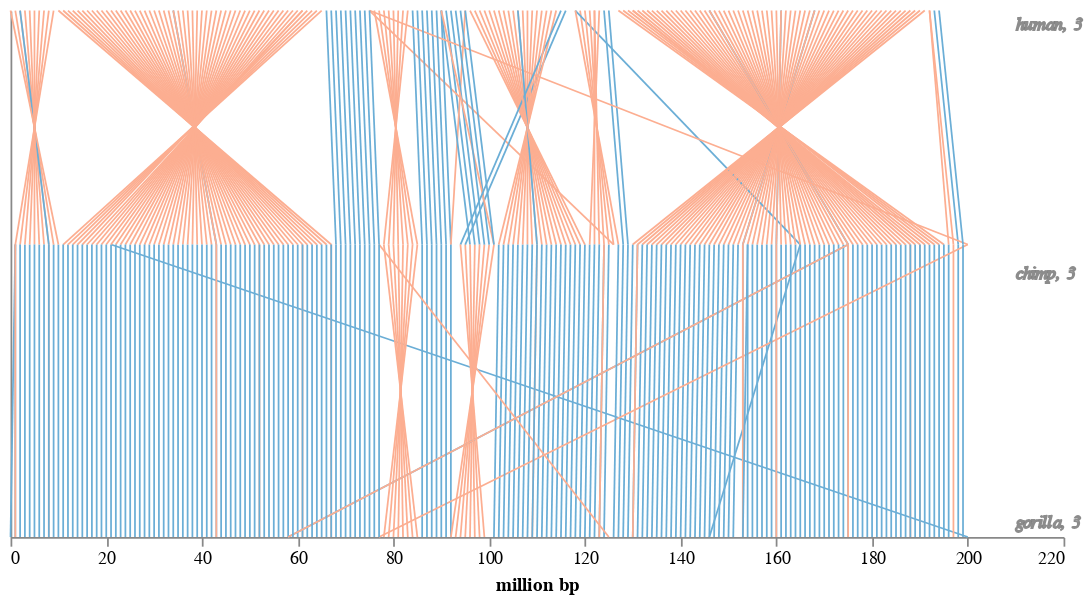

Notebook code cell kept with this figure:
### Markdown cell above
*Chromosome 3 events*
- Human, several large inversions

### Code cell
chromosome_graph('chimp3_x2.csv', 'human', '3', 'chimp', '3', 'gorilla','3')

### Figure 1 — Vega-Lite specification as saved in the notebook (floating-point values rounded to 4 significant figures; data arrays with more than 128 entries replaced by an {"elided": "..."} marker saying what was removed)
{"config": {"view": {"continuousWidth": 400, "continuousHeight": 300, "stroke": "transparent", "width": 600}, "axis": {"grid": false}}, "layer": [{"data": {"name": "data-c0c222e6edeacfac68246b6788875ef7"}, "mark": "line", "encoding": {"color": {"type": "nominal", "field": "orientation", "scale": {"domain": ["same orientation", "inversed"], "range": ["#6baed6", "#fcae91"]}, "title": ""}, "x": {"type": "quantitative", "axis": {"grid": false}, "field": "x"}, "x2": {"field": "x2"}, "y": {"type": "quantitative", "axis": {"grid": false}, "field": "y"}, "y2": {"field": "y2"}}}, {"data": {"name": "data-142f4a812025d431d5333580f8a2f3d7"}, "mark": {"type": "text", "align": "left", "fontSize": 10, "fontStyle": "italic", "opacity": 0.9, "stroke": "grey"}, "encoding": {"color": {"type": "nominal", "field": "orientation", "legend": null, "scale": {"domain": ["same orientation", "inversed"], "range": ["#6baed6", "#fcae91"]}}, "text": {"type": "nominal", "field": "text"}, "x": {"type": "quantitative", "field": "x"}, "y": {"type": "quantitative", "field": "y"}}}, {"mark": "text", "encoding": {"color": {"type": "nominal", "field": "orientation", "legend": {"orient": "left", "symbolType": "stroke", "title": ""}, "scale": {"domain": ["same orientation", "inversed"], "range": ["#6baed6", "#fcae91"]}}, "x": {"type": "quantitative", "axis": {"grid": false, "ticks": true, "title": "million bp"}, "field": "x"}, "y": {"type": "quantitative", "axis": {"grid": false, "labels": false, "ticks": false, "title": ""}, "field": "y"}}}], "$schema": "https://vega.github.io/schema/vega-lite/v4.0.0.json", "datasets": {"data-c0c222e6edeacfac68246b6788875ef7": {"elided": "428 records"}, "data-142f4a812025d431d5333580f8a2f3d7": [{"x": 210, "y": 438, "text": "human, 3"}, {"x": 210, "y": 225, "text": "chimp, 3"}, {"x": 210, "y": 12, "text": "gorilla, 3"}]}}
